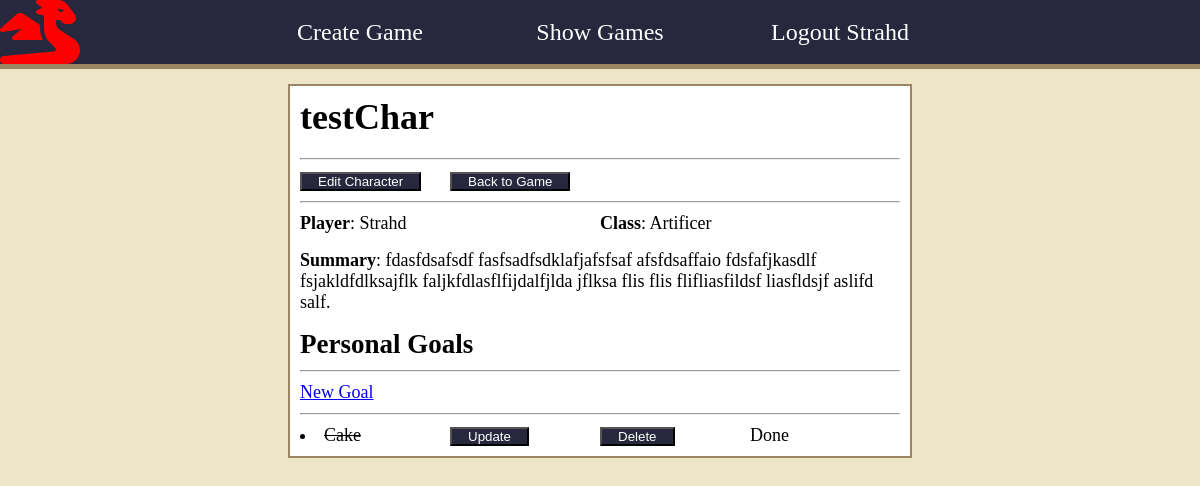
The app's page /games/character/46/ (signed in) with its own data.
### games/models.py (models this page shows, shortened)
class Character(models.Model):
    summary = models.TextField()
    name = models.CharField(max_length=100)
    playersclass = models.CharField(choices=CLASS_CHOICES, max_length=50, default='Artificer')
    user = models.ForeignKey(USER_MODEL, related_name="characters", on_delete=models.CASCADE)
    game = models.ForeignKey("Game", related_name="characters", on_delete=models.CASCADE)

### goals/models.py (models this page shows, shortened)
class CharacterGoal(models.Model):
    name = models.CharField(max_length=100)
    description = models.TextField()
    is_completed = models.BooleanField(default=False)
    character = models.ForeignKey("games.Character", related_name="goals", on_delete=models.CASCADE, null=True)

### games/views.py (the view)
# urls.py: path("character/<int:pk>/", CharacterDetailView.as_view(), name="detail_character"),
class CharacterDetailView(LoginRequiredMixin, DetailView):
    model = Character
    template_name = "characters/detail_character.html"
    context_object_name = "character_detail"

### games/templates/characters/detail_character.html (shortened to what this page needs)
{% extends 'base.html' %}
{% block content %}
<div class="games-container">
    <h1> {{ character_detail.name }}</h1>
    <hr>
    <div class="character-nav">
        {% if character_detail.user == user %}
            <div>
                <button><a href="{% url 'update_character' character_detail.id%}">Edit Character</a></button>
            </div>
        {% endif %}
        <div>
            <button><a href="{% url 'show_game' character_detail.game_id%}">Back to Game</a></button>
        </div>
    </div>
    <hr>
    <div class="character-detail">
        <p><strong>Player</strong>: {{ character_detail.user }} </p>
        <p><strong>Class</strong>: {{ character_detail.playersclass }} </p>
        <p class="span-two-columns"><strong>Summary</strong>: {{ character_detail.summary }} </p>
    </div>
    <div class="goals">
        <h2>Personal Goals</h2>
        <hr>
            <a href="{% url 'create_character_goal' character_detail.id%}">New Goal</a>
        <hr>
        <ul>
            {% for goal in character_detail.goals.all  %}
                <div class="goal-grid">
                    {% if goal.is_completed %}
                        <li class="goal-list-completed">{{ goal.name }}</li>
                    {% else %}
                        <li class="goal-list">{{ goal.name }}</li>
                    {% endif %}
                    <div><button><a href="{% url 'update_character_goal' goal.id%}">Update</a></button></div>
                    <div><button><a href="{% url 'delete_goal' goal.id%}">Delete</a></button></div>
                    {% if goal.is_completed %}
                        <p>Done</p>
                    {% endif %}
                </div>
            {% endfor %}
        </ul>
    </div>
</div>
{% endblock content %}

### games/templates/base.html (shortened to what this page needs)
{% load static %}
<!DOCTYPE html>
<html lang="en">
<head>
    <link rel="stylesheet" href="{% static 'player/player.css' %}">
</head>
<body>
    <header>
        <nav>
        <i class="fa-solid fa-dragon background-dragon"></i>
            <ul>
                {% if user.is_authenticated %}
                    <li ><a href="{% url 'create_game' %}" class="nav-link">Create Game</a></li>
                    <li><a href="{% url 'list_games' %}" class="nav-link">Show Games</a></li>
                    <li><a href="{% url 'logout' %}" class="nav-link">Logout {{ user.username }}</a></li>
                {% else %}
                <li><a href="{% url 'signup' %}" class="nav-link">Signup</a></li>
                <li class="login"><a href="{% url 'login' %}" class="nav-link">Login</a></li>
                {% endif %}
            </ul>
        </nav>
    </header>
   <main>
       {% block content %}
       {% endblock content%}
   </main>
</body>
</html>

### games/static/player/player.css (style rules this page uses)
* { margin: 0; padding: 0; }
body { background-color: #eee5c6; font-size: 18px; }
header { background-color:#27273d; height: 4rem; margin-bottom: 20px; }
nav { border-bottom: 5px solid #9b8564; }
.span-two-columns { grid-column: span 2; }
header > nav, ul { height: 100%; }
header > nav > ul { display: grid; grid-template-columns: repeat(5, 1fr); align-items: center; justify-items: center; list-style: none; }
.nav-link { text-decoration: none; font-size: 1.5rem; height: 100%; color: white; }
header > nav > ul > li:nth-child(1) { grid-column-start: 2; }
main { display: flex; justify-content: center; align-content: center; }
.background-dragon { position: fixed; color: red; height: 4rem; }
.games-container { display: flex; flex-direction: column; height: auto; width: 50%; background-color: white; border: 2px solid #9b8564; padding: 10px; }
.games-container > h1 { margin-bottom: 10px; }
li { list-style: none; }
.fa-dragon { padding-right: 6px; }
button { background-color:#27273d; }
button > a { color: white; text-decoration: none; padding: 1rem; }
hr { margin-top: 10px; margin-bottom: 10px; }
.character-detail { display: grid; grid-template-columns: repeat(2, 1fr); row-gap: 1rem; margin-bottom: 1rem; }
.character-nav { display:grid; grid-template-columns: repeat(4, 1fr); }
.goal-list-completed { list-style: disc; list-style-position: inside; text-decoration: line-through; }
.goal-grid { display: grid; grid-template-columns: repeat(4, 1fr); row-gap: 10px; }

### records on screen
Character: name "testChar", user "Strahd", playersclass "Artificer", summary "fdasfdsafsdf fasfsadfsdklafjafsfsaf afsfdsaffaio fdsfafjkasdlf fsjakldfdlksajflk faljkfdlasflfijdalfjlda jflksa flis flis flifliasfildsf liasfldsjf aslifd salf."
CharacterGoal: name "Cake", is_completed "Done"

### other values on screen
{{ user.username }} "Strahd"
